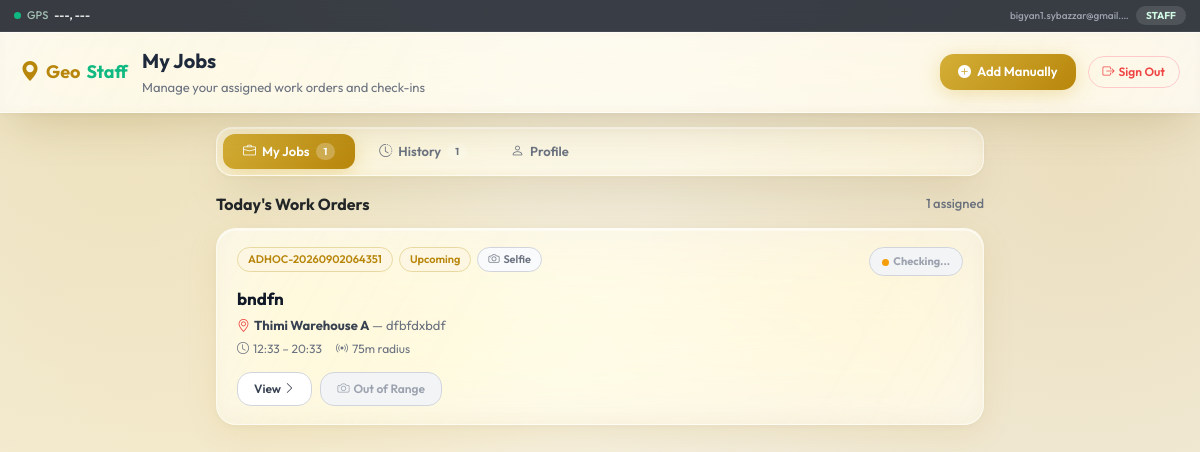
/my-dashboard/ (signed in), run on an earlier commit of the app's database.
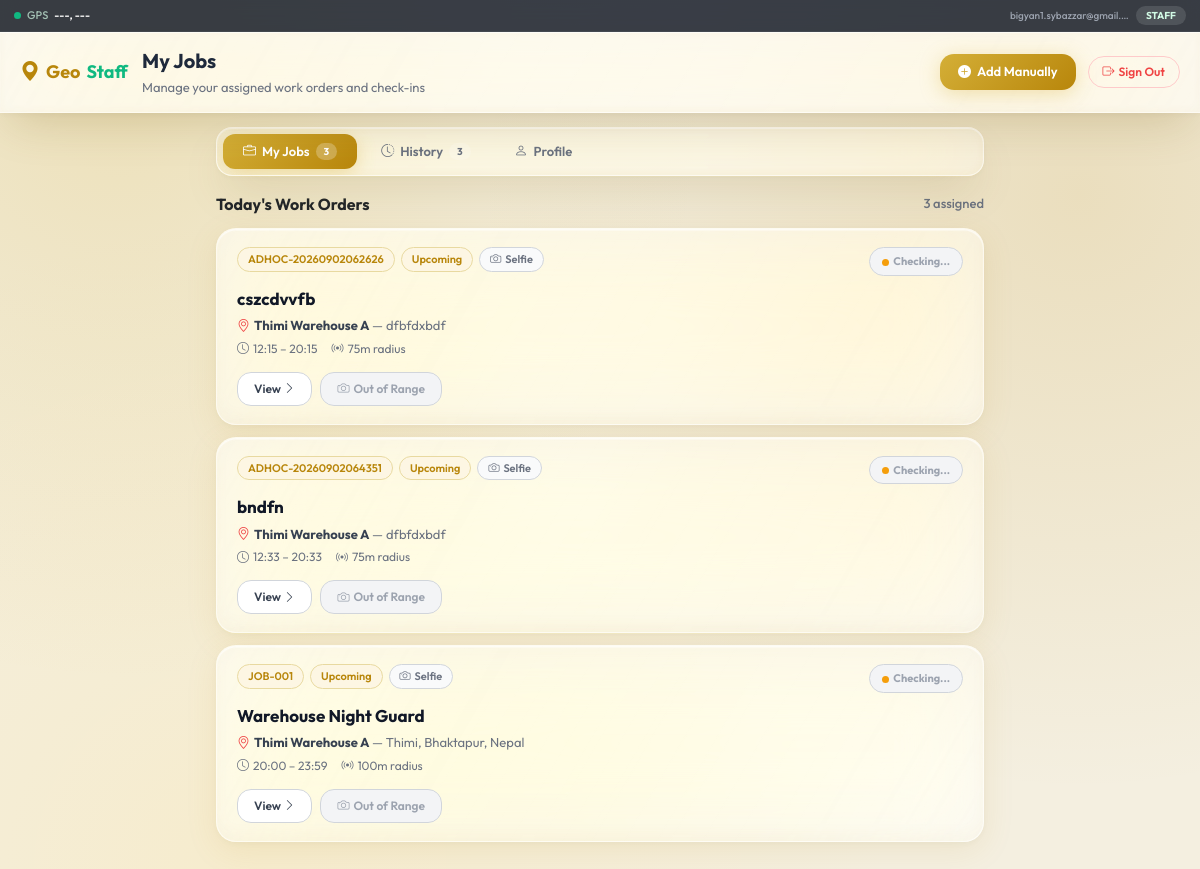
And on a later commit of the database.
### staff_app/models.py (models this page shows, shortened)
class Job(models.Model):
    STATUS_CHOICES = [
        ('UPCOMING', 'Upcoming'),
        ('CHECKED_IN', 'Checked In'),
        ('PENDING_APPROVAL', 'Pending Approval'),
        ('APPROVED', 'Approved'),
        ('REJECTED', 'Rejected'),
        ('COMPLETED', 'Completed'),
    ]
    title = models.CharField(max_length=200)
    code = models.CharField(max_length=50, unique=True)
    description = models.TextField(blank=True, null=True)
    instructions_json = models.TextField(default='[]', help_text='JSON list of instructions')
    site_name = models.CharField(max_length=200)
    address = models.TextField()
    lat = models.FloatField()
    lng = models.FloatField()
    geofence_radius = models.IntegerField(default=75) # in meters
    assigned_staff = models.ManyToManyField(
        User, through='JobAssignment', through_fields=('job', 'staff'),
        related_name='assigned_jobs', blank=True
    )
    start_time = models.TimeField()
    end_time = models.TimeField()
    date = models.DateField()
    require_selfie = models.BooleanField(default=True)
    require_checkout = models.BooleanField(default=True)
    status = models.CharField(max_length=30, choices=STATUS_CHOICES, default='UPCOMING')
    created_at = models.DateTimeField(auto_now_add=True)
    is_adhoc = models.BooleanField(default=False)
    requested_by = models.ForeignKey(User, on_delete=models.SET_NULL, null=True, blank=True, related_name='adhoc_job_requests')
    @property
    def instructions_list(self):
        import json
        try:
            return json.loads(self.instructions_json)
        except:
            return []

### staff_app/views.py (the view)
# urls.py: path("my-dashboard/", views.staff_dashboard_view, name="staff_dashboard"),
@login_required
def staff_dashboard_view(request):
    today = timezone.now().date()
    user = request.user
    active_job_ids = JobAssignment.objects.filter(
        staff=user, granted_start__lte=today, granted_end__gte=today
    ).values_list('job_id', flat=True)
    all_assigned = Job.objects.filter(id__in=active_job_ids).order_by('start_time')
    user_checkins = CheckInRecord.objects.filter(user=user)
    active_checkins = {}
    completed_checkins = {}
    for ci in user_checkins:
        if ci.check_out_timestamp is None:
            active_checkins[ci.job_id] = ci
        elif ci.timestamp.date() == today:
            completed_checkins[ci.job_id] = ci
    def annotate(queryset):
        jobs = list(queryset)
        for job in jobs:
            job.active_checkin = active_checkins.get(job.pk)
            job.completed_checkin = completed_checkins.get(job.pk)
        return jobs
    annotated_jobs = annotate(all_assigned)
    active_today_jobs = []
    completed_today_jobs = []
    for job in annotated_jobs:
        if job.completed_checkin and job.completed_checkin.check_out_timestamp is not None:
            completed_today_jobs.append(job)
        else:
            active_today_jobs.append(job)
    completed_today_jobs.sort(key=lambda j: j.completed_checkin.check_out_timestamp if j.completed_checkin else j.date)
    upcoming_job_ids = JobAssignment.objects.filter(
        staff=user, granted_start__gt=today
    ).values_list('job_id', flat=True)
    upcoming_jobs = Job.objects.filter(id__in=upcoming_job_ids).order_by('date', 'start_time')
    upcoming_jobs = annotate(upcoming_jobs)
    thirty_days_ago = timezone.now() - datetime.timedelta(days=30)
    history_checkins = CheckInRecord.objects.filter(
        user=user,
        timestamp__gte=thirty_days_ago
    ).order_by('-timestamp').select_related('job')
    completed_qs = CheckInRecord.objects.filter(
        user=user,
        status='COMPLETED',
        duration_minutes__isnull=False,
        timestamp__gte=thirty_days_ago
    )
    total_completed_minutes = completed_qs.aggregate(total=Sum('duration_minutes'))['total'] or 0
    hours, minutes = divmod(int(total_completed_minutes), 60)
    total_completed_display = f"{hours}h {minutes}m"
    context = {
        'today': today,
        'active_today_jobs': active_today_jobs,
        'completed_today_jobs': completed_today_jobs,
        'upcoming_jobs': upcoming_jobs,
        'total_assigned': len(annotated_jobs),
        'my_checkins': history_checkins,
        'total_completed_minutes': total_completed_minutes,
        'total_completed_display': total_completed_display,
        'completed_jobs_count': completed_qs.count(),
    }
    return render(request, 'staff_dashboard.html', context)

### templates/staff_dashboard.html (shortened to what the changed rows need)
{% load static %}
<!DOCTYPE html>
<html lang="en">
<head>
    <link href="https://cdn.jsdelivr.net/npm/bootstrap@5.3.3/dist/css/bootstrap.min.css" rel="stylesheet">
    <link href="https://cdn.jsdelivr.net/npm/bootstrap-icons@1.11.3/font/bootstrap-icons.min.css" rel="stylesheet">
    <link rel="stylesheet" href="https://unpkg.com/leaflet@1.9.4/dist/leaflet.css" />
</head>
<body>
<div class="main-wrap">
    <div class="tab-nav" id="tabNav">
        <button class="tab-btn active" data-tab="jobs" onclick="switchTab('jobs')">
            <i class="bi bi-briefcase"></i> My Jobs
            <span class="badge-count">{{ total_assigned }}</span>
        </button>
        <button class="tab-btn" data-tab="history" onclick="switchTab('history')">
            <i class="bi bi-clock-history"></i> History
            <span class="badge-count">{{ my_checkins|length }}</span>
        </button>
    </div>
<div id="tab-jobs">
    <div class="section-header">
        <div class="section-title">Today's Work Orders</div>
        <div class="section-count">{{ total_assigned }} assigned</div>
    </div>
    {% for job in active_today_jobs %}
    <div class="job-card" id="card-{{ job.pk }}">
        <div class="job-card-top">
            <div class="job-badges">
                <span class="jbadge jbadge-code">{{ job.code }}</span>
                {% if job.active_checkin %}
                    <span class="jbadge jbadge-active">Checked In</span>
                {% else %}
                    <span class="jbadge jbadge-upcoming">Upcoming</span>
                {% endif %}
                {% if job.require_selfie %}<span class="jbadge jbadge-selfie"><i class="bi bi-camera me-1"></i>Selfie</span>{% endif %}
            </div>
            <div class="zone-badge zone-loading" id="zone-{{ job.pk }}">
                <span class="zone-dot zone-dot-out"></span>Checking...
            </div>
        </div>
        <div class="job-title">{{ job.title }}</div>
        <div class="job-site"><i class="bi bi-geo-alt me-1" style="color:#ef4444;"></i><strong>{{ job.site_name }}</strong> &mdash; {{ job.address }}</div>
        <div class="job-time">
            <span><i class="bi bi-clock me-1"></i>{{ job.start_time|time:"H:i" }} &ndash; {{ job.end_time|time:"H:i" }}</span>
            <span><i class="bi bi-broadcast me-1"></i>{{ job.geofence_radius }}m radius</span>
        </div>
        <div class="job-actions">
            <button class="btn-view" onclick="viewJobDetail(
                '{{ job.pk }}',
                '{{ job.title|escapejs }}',
                '{{ job.site_name|escapejs }}',
                '{{ job.address|escapejs }}',
                '{{ job.start_time|time:"H:i" }}',
                '{{ job.end_time|time:"H:i" }}',
                '{{ job.geofence_radius }}',
                '{{ job.date|date:"M d, Y" }}',
                '{{ job.status }}',
                '{{ job.require_selfie|yesno:"true,false" }}',
                {{ job.instructions_list|safe }},
                [{% for staff in job.assigned_staff.all %}'{{ staff.get_full_name|default:staff.username|escapejs }}'{% if not forloop.last %}, {% endif %}{% endfor %}],
                {{ job.lat|stringformat:"f" }},
                {{ job.lng|stringformat:"f" }},
                {
                    has_checkin: {% if job.active_checkin %}true{% else %}false{% endif %},
                    checkin_time: '{% if job.active_checkin %}{{ job.active_checkin.timestamp|date:"M d, Y H:i" }}{% endif %}',
                    checkin_accuracy: '{% if job.active_checkin %}{{ job.active_checkin.accuracy|floatformat:1 }}{% endif %}',
                    checkin_geofence: {% if job.active_checkin and job.active_checkin.is_inside_geofence %}true{% else %}false{% endif %},
                    checkin_selfie: {% if job.active_checkin and job.active_checkin.selfie %}true{% else %}false{% endif %},
                    has_checkout: {% if job.active_checkin and job.active_checkin.check_out_timestamp %}true{% else %}false{% endif %},
                    checkout_time: '{% if job.active_checkin and job.active_checkin.check_out_timestamp %}{{ job.active_checkin.check_out_timestamp|date:"M d, Y H:i" }}{% endif %}',
                    checkout_accuracy: '{% if job.active_checkin and job.active_checkin.check_out_accuracy %}{{ job.active_checkin.check_out_accuracy|floatformat:1 }}{% endif %}',
                    checkout_geofence: false,
                    checkout_selfie: {% if job.active_checkin and job.active_checkin.check_out_selfie %}true{% else %}false{% endif %},
                    duration: '{% if job.active_checkin and job.active_checkin.duration_minutes %}{{ job.active_checkin.duration_minutes }} min{% endif %}'
                }
            )">
                View <i class="bi bi-chevron-right"></i>
            </button>
            {% if job.active_checkin %}
                <button class="btn-checkout" id="btn-{{ job.pk }}"
                    onclick="openModal('out','{{ job.pk }}','{{ job.title }}','{{ job.lat }}','{{ job.lng }}','{{ job.geofence_radius }}','{{ job.active_checkin.pk }}')">
                    <i class="bi bi-box-arrow-right"></i> Check Out
                </button>
            {% else %}
                <button class="btn-outrange" id="btn-{{ job.pk }}"
                    data-job="{{ job.pk }}" data-lat="{{ job.lat }}" data-lng="{{ job.lng }}" data-radius="{{ job.geofence_radius }}"
                    data-title="{{ job.title }}" data-selfie="{{ job.require_selfie }}" data-record=""
                    data-today="true">
                    <i class="bi bi-camera me-1"></i>Out of Range
                </button>
            {% endif %}
        </div>
    </div>
    {% endfor %}
</div>
</div>
</body>
</html>

What changed in the data, as far as the page shows it:
now on this page (row edited): Job: code "ADHOC-20260902062626", shows "Upcoming", require_selfie True (drawn), title "cszcdvvfb", site_name "Thimi Warehouse A", address "dfbfdxbdf", start_time "12:15", end_time "20:15", geofence_radius "75"
now on this page (row edited): Job: code "JOB-001", shows "Upcoming", require_selfie True (drawn), title "Warehouse Night Guard", site_name "Thimi Warehouse A", address "Thimi, Bhaktapur, Nepal", start_time "20:00", end_time "23:59", geofence_radius "100"
Also different on the page:
{{ total_assigned }}: "1" → "3"
{{ my_checkins|length }}: "1" → "3"
